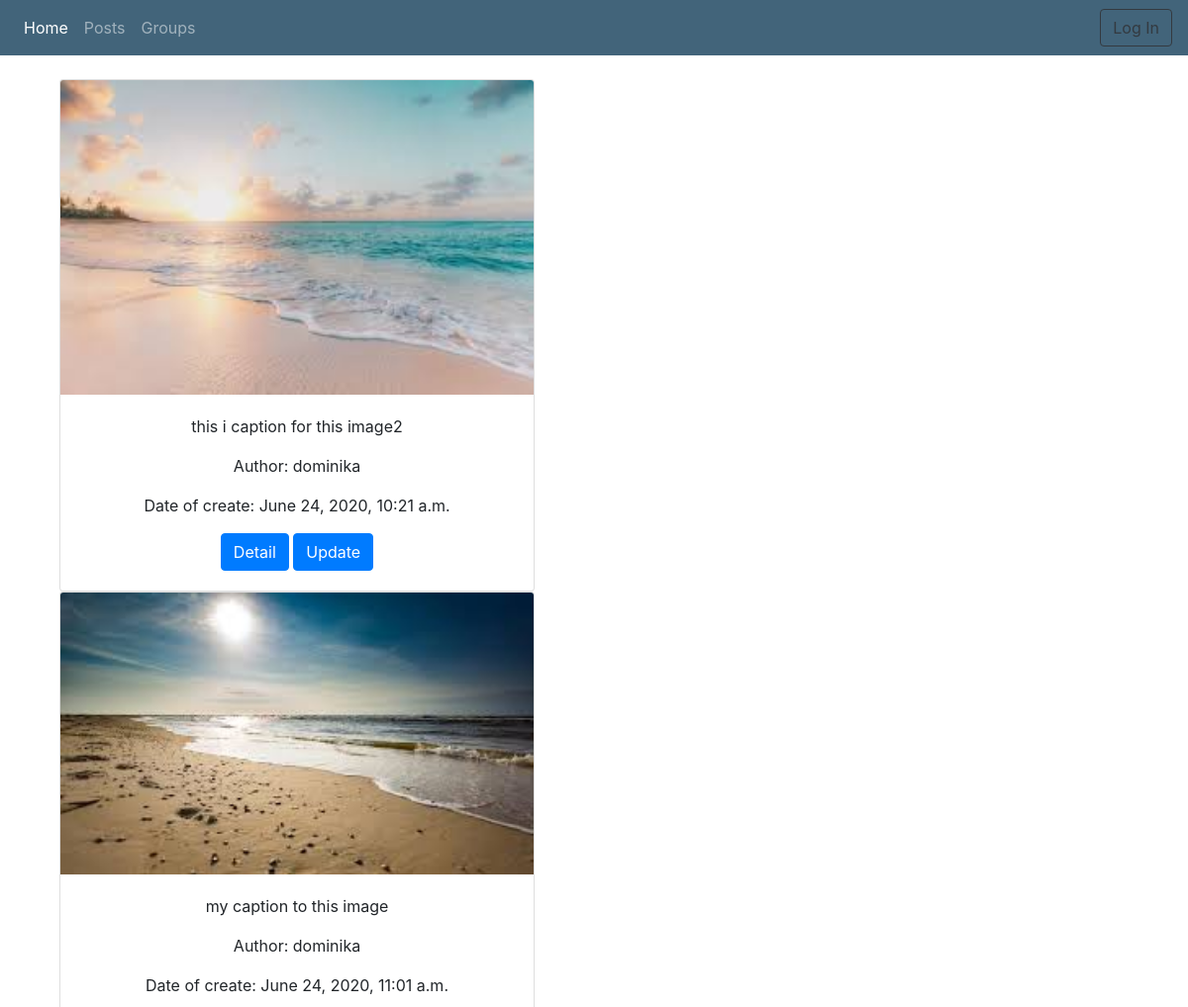
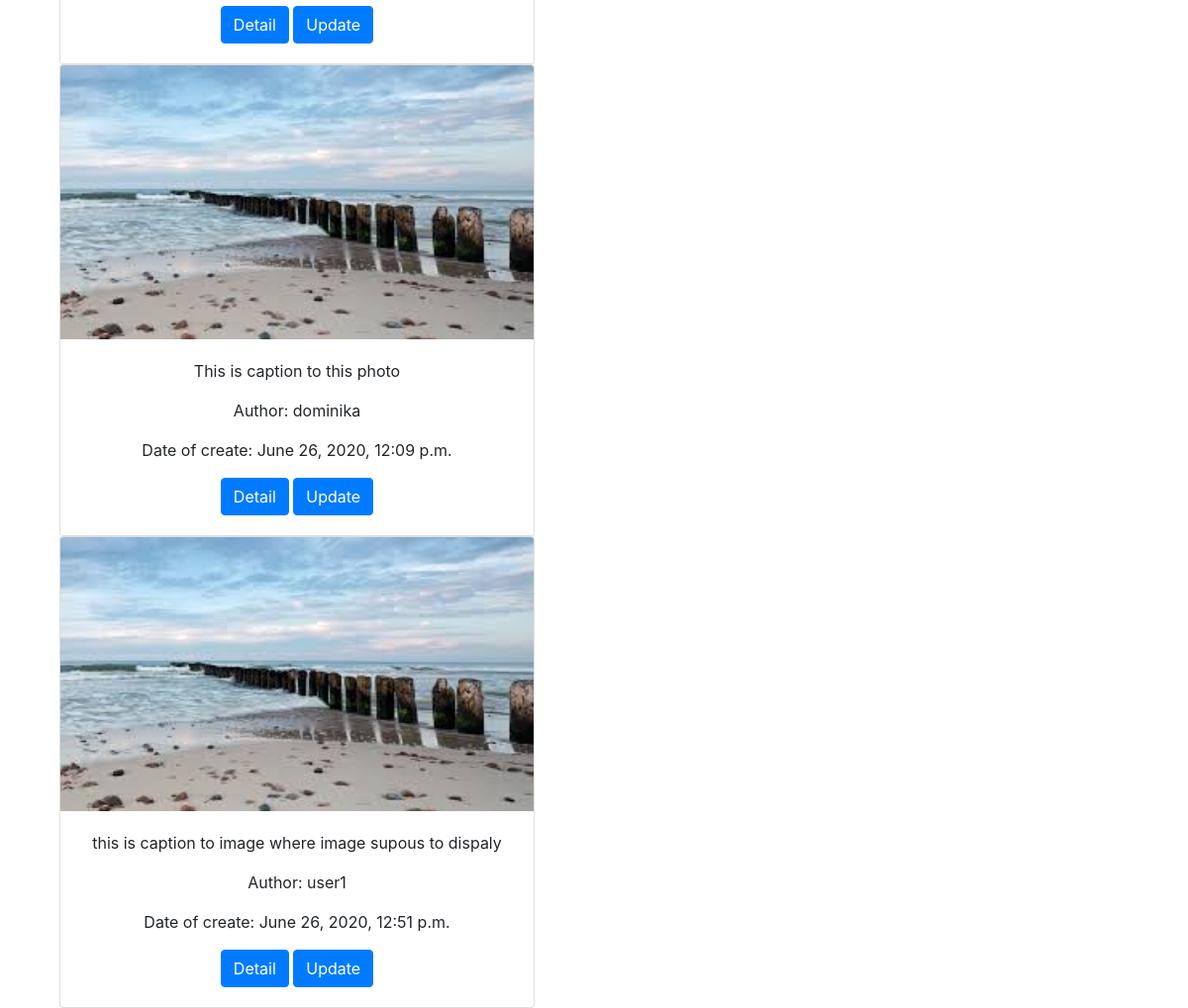
Page /posts/list/ on the earlier database version (2 pictures, top to bottom).
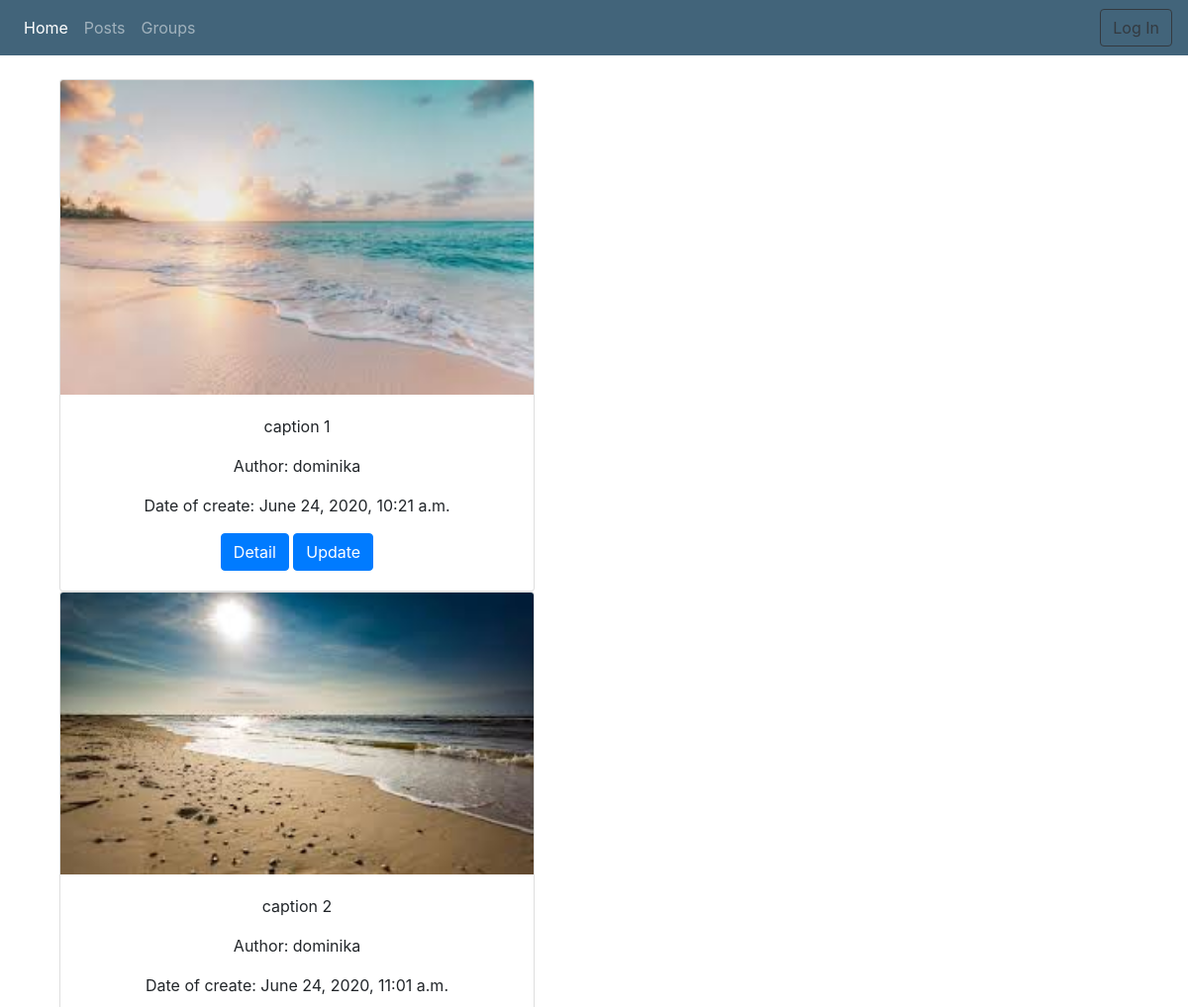
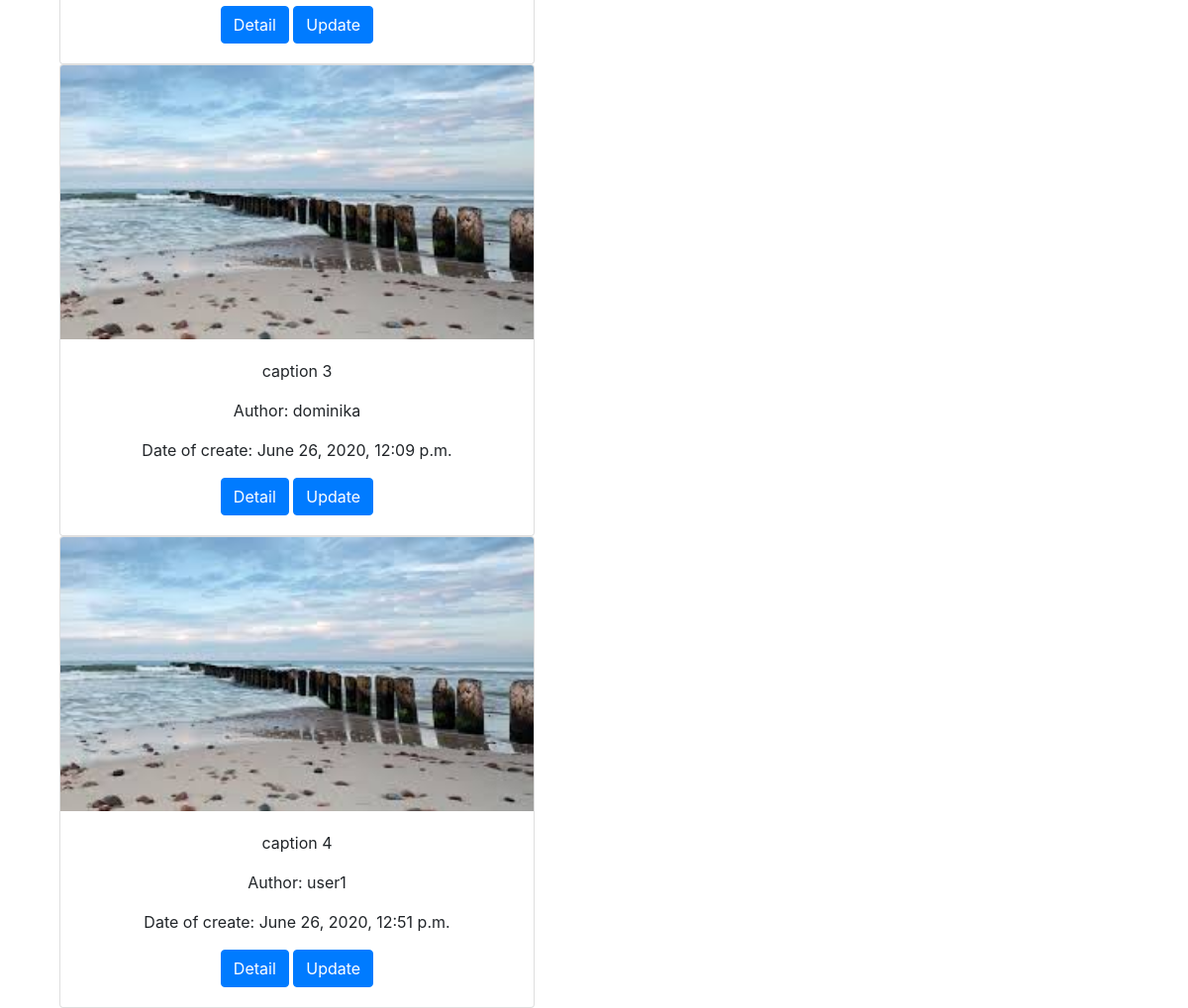
Same page on the later database version (2 pictures, top to bottom).
### posts/models.py (models this page shows, shortened)
class Post(models.Model):
    author = models.ForeignKey(User, related_name='author', on_delete=models.CASCADE)
    image = models.ImageField(upload_to='posts_image')
    caption = models.TextField(blank=True, null=True)
    date_of_publication = models.DateTimeField(auto_now_add=True)
    class Meta:
        ordering = ['date_of_publication']
    def get_absolute_url(self):
        return reverse('posts:detail', kwargs={'pk': self.pk})

### posts/views.py (the view)
# urls.py: path('list/', views.PostListView.as_view(), name='list'),
class PostListView(ListView):
    model = Post
    reverse_lazy('about')

### posts/templates/posts/post_list.html
{% extends 'base.html' %}
{% block conntent %}
    {% for post in object_list %}
        <div class="container">
            <div class="card text-center" style="width: 30rem;">
                <img src="{{post.image.url}}" class="card-img-top" alt="Card image cap">
                <div class="card-body">
                    <p class="card-text">{{ post.caption }}</p>
                    <p>Author: {{ post.author }}</p>
                    <p>Date of create: {{ post.date_of_publication }}</p>
                    <a href="{% url 'posts:detail' post.pk %}" class="btn btn-primary">Detail</a>
                    <a href="{% url 'posts:update' post.pk %}" class="btn btn-primary">Update</a>
                </div>
            </div>
        </div>
    {% endfor %}
{% endblock %}

Differences in the rows shown:
changed Post: caption "this i caption for this image2" → "caption 1"
changed Post: caption "my caption to this image" → "caption 2"
changed Post: caption "This is caption to this photo" → "caption 3"
changed Post "user1": caption "this is caption to image where image supous to dispaly" → "caption 4"
